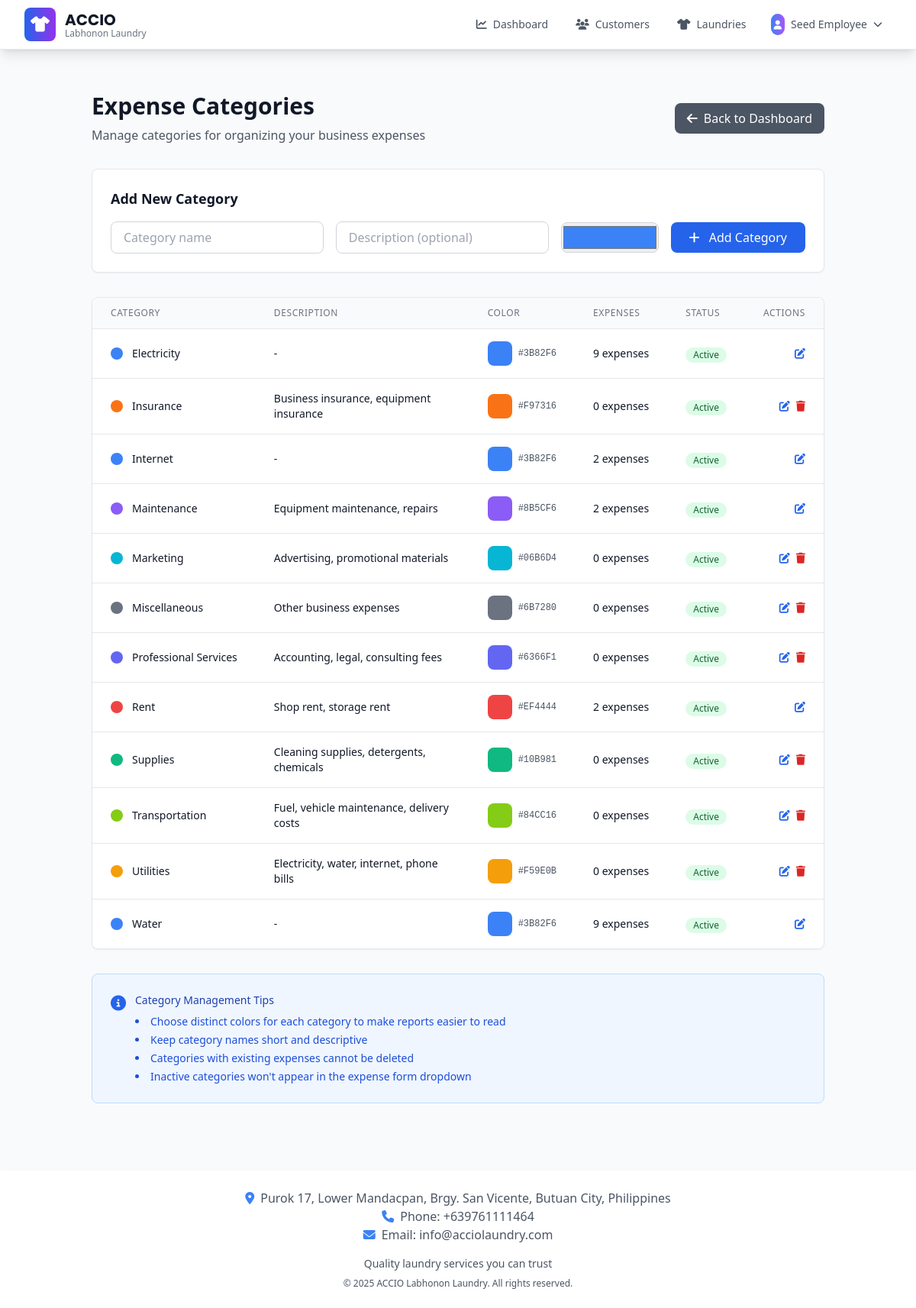
/expenses/categories (signed in), run on the app's committed database.
### app/models.py (models this page shows, shortened)
class BusinessSettings(db.Model):
    id = db.Column(db.Integer, primary_key=True)
    business_name = db.Column(db.String(200), default="ACCIO")
    business_tagline = db.Column(db.String(200), default="Labhonon Laundry")
    business_description = db.Column(
        db.Text, default="Professional laundry services with quality care"
    )
    phone = db.Column(db.String(50), default="+639761111464")
    email = db.Column(db.String(150), default="info@acciolaundry.com")
    address = db.Column(
        db.Text,
        default="Purok 17, Lower Mandacpan, Brgy. San Vicente, Butuan City, Philippines",
    )
    operating_hours = db.Column(db.Text, default="Monday - Sunday: 6:00 AM - 8:00 PM")
    footer_text = db.Column(db.Text, default="Quality laundry services you can trust")
    copyright_text = db.Column(
        db.String(200), default="© 2025 ACCIO Labhonon Laundry. All rights reserved."
    )
    facebook_url = db.Column(db.String(255))
    instagram_url = db.Column(db.String(255))
    website_url = db.Column(db.String(255))
    currency_symbol = db.Column(db.String(10), default="₱")
    date_format = db.Column(db.String(20), default="%B %d, %Y")
    timezone = db.Column(db.String(50), default="Asia/Manila")
    created_at = db.Column(db.DateTime, default=datetime.utcnow)
    updated_at = db.Column(
        db.DateTime, default=datetime.utcnow, onupdate=datetime.utcnow
    )
    updated_by = db.Column(db.Integer, db.ForeignKey("user.id"))
    updated_by_user = db.relationship("User", backref="business_settings_updates")
    @staticmethod
    def get_settings():
        settings = BusinessSettings.query.first()
        if not settings:
            settings = BusinessSettings()
            db.session.add(settings)
            db.session.commit()
        return settings

class User(db.Model, UserMixin):
    id = db.Column(db.Integer, primary_key=True)
    email = db.Column(db.String(150), unique=True)
    password = db.Column(db.String(150))
    full_name = db.Column(db.String(150))
    phone = db.Column(db.String(20))
    role = db.Column(
        db.String(20), default="user"
    )  # 'super_admin', 'admin', 'manager', 'user'
    is_active = db.Column(db.Boolean, default=True)
    must_change_password = db.Column(db.Boolean, default=False)
    date_created = db.Column(db.DateTime, default=datetime.utcnow)
    def is_admin(self):
        return self.role in ["admin", "super_admin"]

class ExpenseCategory(db.Model):
    id = db.Column(db.Integer, primary_key=True)
    name = db.Column(db.String(100), nullable=False, unique=True)
    description = db.Column(db.Text)
    color = db.Column(db.String(7), default="#3B82F6")  # Hex color for UI
    is_active = db.Column(db.Boolean, default=True)
    created_at = db.Column(db.DateTime, default=datetime.utcnow)
    updated_at = db.Column(
        db.DateTime, default=datetime.utcnow, onupdate=datetime.utcnow
    )
    expenses = db.relationship("Expense", backref="category", lazy=True)

### app/expenses.py (the view)
@expenses_bp.route("/categories")
@login_required
def list_categories():
    categories = ExpenseCategory.query.order_by(ExpenseCategory.name).all()
    return render_template("expenses/categories.html", categories=categories)

### app/__init__.py (called while the page is built)
@login_manager.user_loader
def load_user(id):
    from .models import User
    return User.query.get(int(id))

### app/templates/expenses/categories.html (shortened to what this page needs)
{% extends "base.html" %}
{% block content %}
<div class="container mx-auto px-4 sm:px-6 lg:px-8 py-8">
    <div class="mb-8 flex justify-between items-center">
        <div>
            <h1 class="text-3xl font-bold text-gray-900 mb-2">Expense Categories</h1>
            <p class="text-gray-600">Manage categories for organizing your business expenses</p>
        </div>
        <a href="{{ url_for('expenses.dashboard') }}"
           class="bg-gray-600 hover:bg-gray-700 text-white px-4 py-2 rounded-lg flex items-center transition-colors duration-200">
            <i class="fas fa-arrow-left mr-2"></i>
            Back to Dashboard
        </a>
    </div>
    <div class="bg-white rounded-lg shadow-sm border border-gray-200 p-6 mb-8">
        <h3 class="text-lg font-semibold text-gray-900 mb-4">Add New Category</h3>
        <form method="POST" action="{{ url_for('expenses.add_category') }}" class="flex flex-wrap items-center gap-4">
            <div class="flex-1 min-w-64">
                <input type="text" name="name" required
                       placeholder="Category name"
                       class="w-full px-4 py-2 border border-gray-300 rounded-lg focus:ring-2 focus:ring-blue-500 focus:border-transparent">
            </div>
            <div class="flex-1 min-w-64">
                <input type="text" name="description"
                       placeholder="Description (optional)"
                       class="w-full px-4 py-2 border border-gray-300 rounded-lg focus:ring-2 focus:ring-blue-500 focus:border-transparent">
            </div>
            <div class="min-w-32">
                <input type="color" name="color" value="#3B82F6"
                       class="w-full h-10 border border-gray-300 rounded-lg">
            </div>
            <button type="submit"
                    class="bg-blue-600 hover:bg-blue-700 text-white px-6 py-2 rounded-lg transition-colors duration-200">
                <i class="fas fa-plus mr-2"></i>
                Add Category
            </button>
        </form>
    </div>
    <div class="bg-white rounded-lg shadow-sm border border-gray-200 overflow-hidden">
        {% if categories %}
        <div class="overflow-x-auto">
            <table class="min-w-full divide-y divide-gray-200">
                <thead class="bg-gray-50">
                    <tr>
                        <th class="px-6 py-3 text-left text-xs font-medium text-gray-500 uppercase tracking-wider">Category</th>
                        <th class="px-6 py-3 text-left text-xs font-medium text-gray-500 uppercase tracking-wider">Description</th>
                        <th class="px-6 py-3 text-left text-xs font-medium text-gray-500 uppercase tracking-wider">Color</th>
                        <th class="px-6 py-3 text-left text-xs font-medium text-gray-500 uppercase tracking-wider">Expenses</th>
                        <th class="px-6 py-3 text-left text-xs font-medium text-gray-500 uppercase tracking-wider">Status</th>
                        <th class="px-6 py-3 text-right text-xs font-medium text-gray-500 uppercase tracking-wider">Actions</th>
                    </tr>
                </thead>
                <tbody class="bg-white divide-y divide-gray-200">
                    {% for category in categories %}
                    <tr class="hover:bg-gray-50 transition-colors duration-200" style="--category-color: {{ category.color }}">
                        <td class="px-6 py-4 whitespace-nowrap">
                            <div class="flex items-center">
                                <div class="w-4 h-4 rounded-full mr-3" style="background-color: var(--category-color)"></div>
                                <div class="text-sm font-medium text-gray-900">{{ category.name }}</div>
                            </div>
                        </td>
                        <td class="px-6 py-4">
                            <div class="text-sm text-gray-900">{{ category.description or '-' }}</div>
                        </td>
                        <td class="px-6 py-4 whitespace-nowrap">
                            <div class="flex items-center">
                                <div class="w-8 h-8 rounded-lg mr-2" style="background-color: var(--category-color)"></div>
                                <span class="text-xs font-mono text-gray-600">{{ category.color }}</span>
                            </div>
                        </td>
                        <td class="px-6 py-4 whitespace-nowrap text-sm text-gray-900">
                            {{ category.expenses|length }} expenses
                        </td>
                        <td class="px-6 py-4 whitespace-nowrap">
                            {% if category.is_active %}
                            <span class="inline-flex items-center px-2.5 py-0.5 rounded-full text-xs font-medium bg-green-100 text-green-800">
                                Active
                            </span>
                            {% else %}
                            <span class="inline-flex items-center px-2.5 py-0.5 rounded-full text-xs font-medium bg-gray-100 text-gray-800">
                                Inactive
                            </span>
                            {% endif %}
                        </td>
                        <td class="px-6 py-4 whitespace-nowrap text-right text-sm font-medium">
                            <div class="flex justify-end space-x-2">
                                <button class="text-blue-600 hover:text-blue-700 transition-colors duration-200" title="Edit Category">
                                    <i class="fas fa-edit"></i>
                                </button>
                                {% if category.expenses|length == 0 %}
                                <button class="text-red-600 hover:text-red-700 transition-colors duration-200" title="Delete Category">
                                    <i class="fas fa-trash"></i>
                                </button>
                                {% endif %}
                            </div>
                        </td>
                    </tr>
                    {% endfor %}
                </tbody>
            </table>
        </div>
        {% else %}
        <div class="text-center py-12">
            <i class="fas fa-tags text-gray-400 text-6xl mb-4"></i>
            <h3 class="text-xl font-semibold text-gray-900 mb-2">No categories found</h3>
            <p class="text-gray-600 mb-6">Add your first expense category to get started.</p>
        </div>
        {% endif %}
    </div>
    <div class="mt-8 bg-blue-50 border border-blue-200 rounded-lg p-6">
        <div class="flex items-start">
            <div class="flex-shrink-0">
                <i class="fas fa-info-circle text-blue-600 text-xl"></i>
            </div>
            <div class="ml-3">
                <h3 class="text-sm font-medium text-blue-800">Category Management Tips</h3>
                <ul class="text-sm text-blue-700 mt-2 list-disc list-inside space-y-1">
                    <li>Choose distinct colors for each category to make reports easier to read</li>
                    <li>Keep category names short and descriptive</li>
                    <li>Categories with existing expenses cannot be deleted</li>
                    <li>Inactive categories won't appear in the expense form dropdown</li>
                </ul>
            </div>
        </div>
    </div>
</div>
{% endblock %}

### app/templates/base.html (shortened to what this page needs)
<!DOCTYPE html>
<html lang="en">
<head>
    <script src="https://cdn.tailwindcss.com"></script>
    <link rel="stylesheet" href="https://cdnjs.cloudflare.com/ajax/libs/font-awesome/6.4.0/css/all.min.css">
</head>
<body class="bg-gray-50 font-sans" data-authenticated="{% if current_user.is_authenticated %}true{% else %}false{% endif %}">
    <nav class="bg-white shadow-lg border-b border-gray-200 sticky top-0 left-0 w-full z-50">
        <div class="max-w-7xl mx-auto px-4 sm:px-6 lg:px-8">
            <div class="flex justify-between items-center h-16">
                <div class="flex items-center flex-shrink-0">
                    <div class="flex-shrink-0 flex items-center">
                        <div class="bg-gradient-to-r from-blue-600 to-purple-600 rounded-lg p-2 mr-3">
                            <i class="fas fa-tshirt text-white text-xl"></i>
                        </div>
                        <div>
                            <h1 class="brand-font text-xl font-bold text-gray-900">{{ business_settings.business_name }}</h1>
                            <p class="text-xs text-gray-500 -mt-1">{{ business_settings.business_tagline }}</p>
                        </div>
                    </div>
                </div>
                <div class="hidden md:flex items-center space-x-1 flex-1 justify-end">
                    {% if current_user.is_authenticated %}
                        <a href="{{ url_for('views.dashboard') }}" class="flex items-center px-4 py-2 rounded-lg text-sm font-medium transition-all duration-200 {% if request.endpoint == 'views.dashboard' %}bg-blue-50 text-blue-700 border border-blue-200{% else %}text-gray-600 hover:text-blue-700 hover:bg-blue-50{% endif %}">
                            <i class="fas fa-chart-line mr-2"></i>
                            Dashboard
                        </a>
                        <a href="{{ url_for('customer.list_customers') }}"
                           class="flex items-center px-4 py-2 rounded-lg text-sm font-medium transition-all duration-200
                                  {% if request.endpoint == 'customer.list_customers' %}
                                      bg-blue-50 text-blue-700 border border-blue-200
                                  {% else %}
                                      text-gray-600 hover:text-blue-700 hover:bg-blue-50
                                  {% endif %}">
                            <i class="fas fa-users mr-2"></i>
                            Customers
                        </a>
                        <a href="{{ url_for('laundry.list_laundries') }}"
                           class="flex items-center px-4 py-2 rounded-lg text-sm font-medium transition-all duration-200
                                  {% if request.endpoint == 'laundry.list_laundries' %}
                                      bg-blue-50 text-blue-700 border border-blue-200
                                  {% else %}
                                      text-gray-600 hover:text-blue-700 hover:bg-blue-50
                                  {% endif %}">
                            <i class="fas fa-tshirt mr-2"></i>
                            Laundries
                        </a>
                        <div class="relative ml-4 group">
                            <button class="flex items-center px-3 py-2 rounded-lg text-sm font-medium text-gray-600 hover:text-blue-700 hover:bg-blue-50 transition-all duration-200">
                                <div class="bg-gradient-to-r from-blue-500 to-purple-500 rounded-full p-1 mr-2">
                                    <i class="fas fa-user text-white text-xs"></i>
                                </div>
                                {{ current_user.full_name or current_user.email.split('@')[0] }}
                                <i class="fas fa-chevron-down ml-2 text-xs"></i>
                            </button>
                        </div>
                    {% endif %}
                </div>
            </div>
        </div>
    </nav>
    <main class="max-w-7xl mx-auto px-4 py-6">
        {% block content %}{% endblock %}
    </main>
    <footer class="bg-white shadow-lg mt-8">
        <div class="max-w-7xl mx-auto px-4 py-6">
            <div class="text-center text-gray-600">
                <p><i class="fas fa-map-marker-alt mr-2 text-blue-500"></i>{{ business_settings.address }}</p>
                <p><i class="fas fa-phone mr-2 text-blue-500"></i>Phone: {{ business_settings.phone }}</p>
                {% if business_settings.email %}
                <p><i class="fas fa-envelope mr-2 text-blue-500"></i>Email: {{ business_settings.email }}</p>
                {% endif %}
                <div class="mt-4">
                    <p class="text-sm">{{ business_settings.footer_text }}</p>
                    <p class="text-xs mt-2">{{ business_settings.copyright_text }}</p>
                </div>
            </div>
        </div>
    </footer>
</body>
</html>

### app/templates/base.html (style rules this page uses)
body { font-family: 'Inter', sans-serif; }
.brand-font { font-family: 'Poppins', sans-serif; }

### data on the page
BusinessSettings: business_name "ACCIO", business_tagline "Labhonon Laundry", address "Purok 17, Lower Mandacpan, Brgy. San Vicente, Butuan City, Philippines", phone "+639761111464", email "info@acciolaundry.com", footer_text "Quality laundry services you can trust", copyright_text "© 2025 ACCIO Labhonon Laundry. All rights reserved."
User: full_name "Seed Employee"
ExpenseCategory: name "Electricity", description "-", color "#3B82F6", expenses|length "9", is_active "Active"
ExpenseCategory: name "Insurance", description "Business insurance, equipment insurance", color "#F97316", expenses|length "0", is_active "Active"
ExpenseCategory: name "Internet", description "-", color "#3B82F6", expenses|length "2", is_active "Active"
ExpenseCategory: name "Maintenance", description "Equipment maintenance, repairs", color "#8B5CF6", expenses|length "2", is_active "Active"
ExpenseCategory: name "Marketing", description "Advertising, promotional materials", color "#06B6D4", expenses|length "0", is_active "Active"
ExpenseCategory: name "Miscellaneous", description "Other business expenses", color "#6B7280", expenses|length "0", is_active "Active"
ExpenseCategory: name "Professional Services", description "Accounting, legal, consulting fees", color "#6366F1", expenses|length "0", is_active "Active"
ExpenseCategory: name "Rent", description "Shop rent, storage rent", color "#EF4444", expenses|length "2", is_active "Active"
ExpenseCategory: name "Supplies", description "Cleaning supplies, detergents, chemicals", color "#10B981", expenses|length "0", is_active "Active"
ExpenseCategory: name "Transportation", description "Fuel, vehicle maintenance, delivery costs", color "#84CC16", expenses|length "0", is_active "Active"
ExpenseCategory: name "Utilities", description "Electricity, water, internet, phone bills", color "#F59E0B", expenses|length "0", is_active "Active"
ExpenseCategory: name "Water", description "-", color "#3B82F6", expenses|length "9", is_active "Active"
